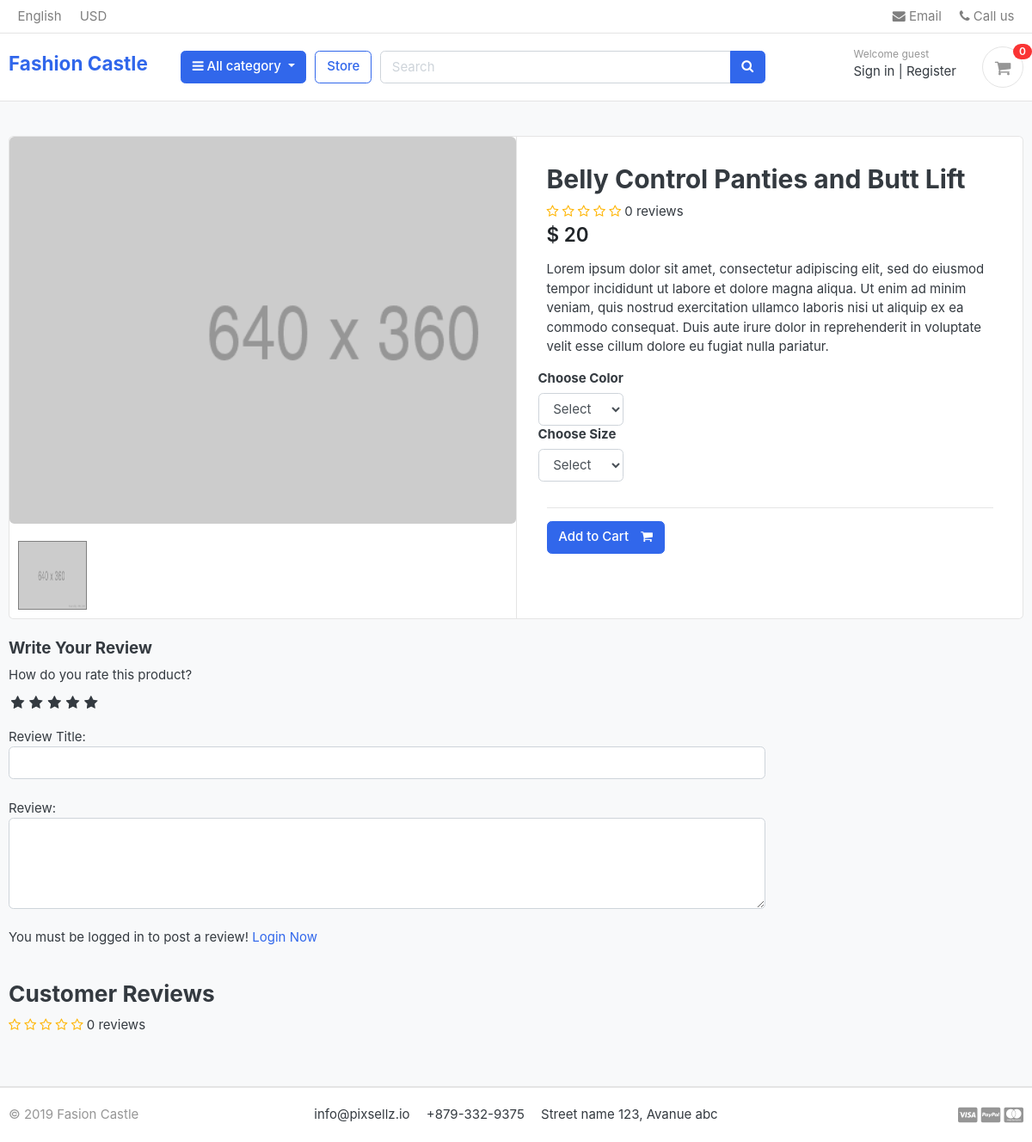
/store/category/body-contouring/belly-control-panties-and-butt-lift/ (signed in), run on an earlier commit of the app's database.
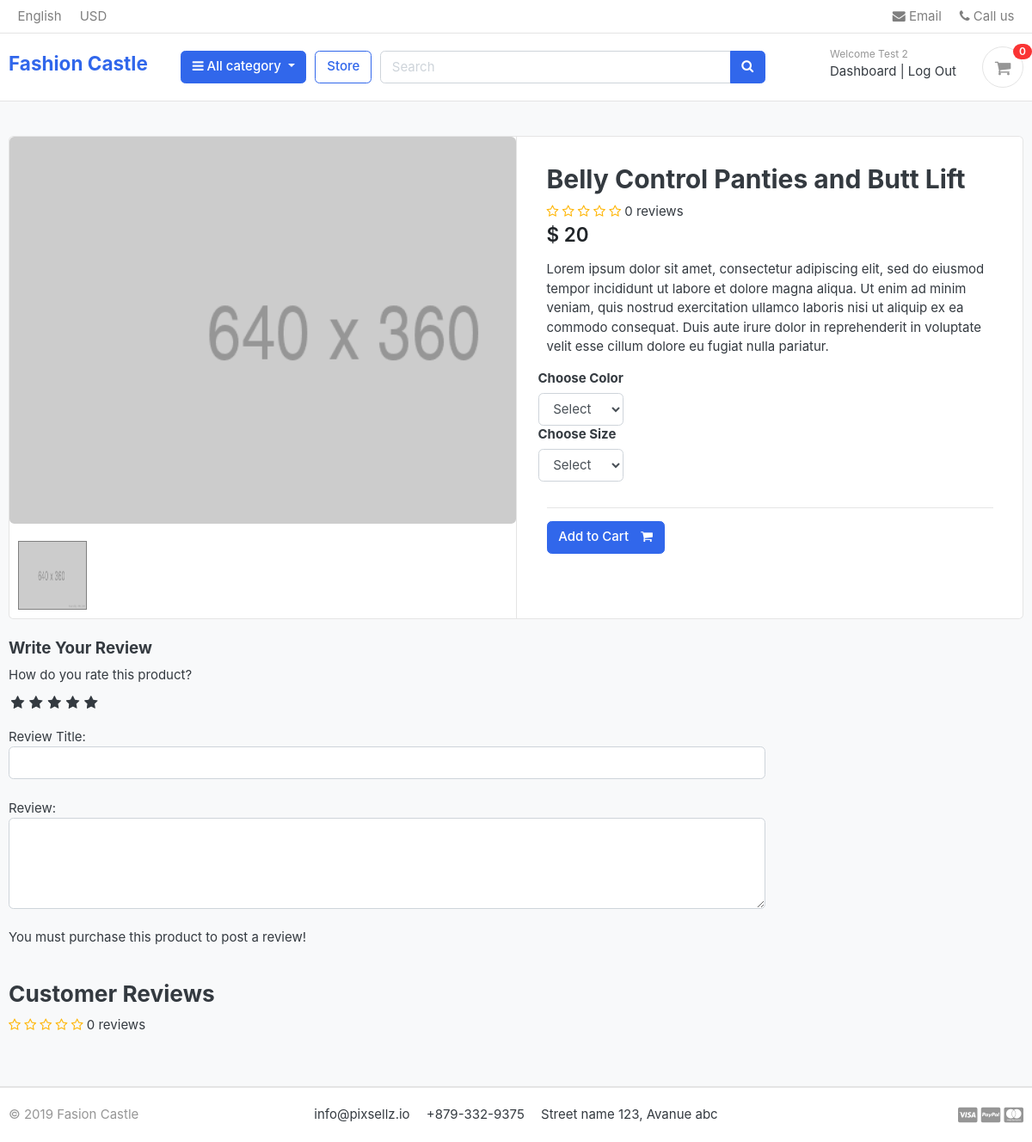
And on a later commit of the database.
### accounts/models.py (models this page shows, shortened)
class Account(AbstractBaseUser):
    first_name      = models.CharField(max_length=50)
    last_name       = models.CharField(max_length=50)
    username        = models.CharField(max_length=50, unique=True)
    email           = models.CharField(max_length=50, unique=True)
    phone_number    = models.CharField(max_length=20, blank=True)
    date_joined     = models.DateTimeField(auto_now_add=True)
    last_login      = models.DateTimeField(auto_now_add=True)
    is_admin        = models.BooleanField(default=False)
    is_staff        = models.BooleanField(default=False)
    is_active       = models.BooleanField(default=False)
    is_superadmin   = models.BooleanField(default=False)
    USERNAME_FIELD = 'email'
    REQUIRED_FIELDS = ['username', 'first_name', 'last_name']
    objects = MyAccountManager()

### store/views.py (the view)
# urls.py: path('category/<slug:category_slug>/<slug:product_slug>/', views.product_detail, name='product_detail'),
def product_detail(request, category_slug,  product_slug):
    try:
        single_product = Product.objects.get(category__slug=category_slug, slug=product_slug)
        in_cart = CartItem.objects.filter(cart__cart_id=_cart_id(request), product=single_product).exists()
    except Exception as e:
        raise e
    if request.user.is_authenticated:
        try:
            orderproduct = OrderProduct.objects.filter(user=request.user, product_id=single_product.id).exists()
        except OrderProduct.DoesNotExist:
            orderproduct = None
    else:
        orderproduct = None
    reviews = ReviewRating.objects.filter(product_id=single_product.id, status=True)
    product_gallery = ProductGallery.objects.filter(product_id=single_product.id)
    context = {
            'single_product': single_product,
            'in_cart'       : in_cart,
            'orderproduct': orderproduct,
            'reviews': reviews,
            'product_gallery': product_gallery,
    }
    return render(request, 'store/product_detail.html', context)

### carts/context_processors.py (called while the page is built)
def counter(request):
    cart_count = 0
    if 'admin' in request.path:
        return {}
    else:
        try:
            cart = Cart.objects.filter(cart_id=_cart_id(request))
            if request.user.is_authenticated:
                cart_items = CartItem.objects.all().filter(user=request.user)
            else:
                cart_items = CartItem.objects.all().filter(cart=cart[:1])
            for cart_item in cart_items:
                cart_count += cart_item.quantity
        except Cart.DoesNotExist:
            cart_count = 0
    return dict(cart_count=cart_count)

### carts/views.py (called while the page is built)
def _cart_id(request):
    cart = request.session.session_key
    if not cart:
        cart = request.session.create()
    return cart

### category/context_processors.py (called while the page is built)
def menu_links(request):
    links = Category.objects.all()
    return dict(links=links)

### category/models.py (called while the page is built)
    def get_url(self):
            return reverse('products_by_category', args=[self.slug])

### store/models.py (called while the page is built)
    def averageReview(self):
        reviews = ReviewRating.objects.filter(product=self, status=True).aggregate(average=Avg('rating'))
        avg = 0
        if reviews['average'] is not None:
            avg = float(reviews['average'])
        return avg

### templates/store/product_detail.html (shortened to what the changed rows need)
{% extends 'base.html' %}
{% load static %}
{% block content %}
<section class="section-content padding-y bg">
    <div class="container">
        <div class="card">
            <div class="row no-gutters">
                <main class="col-md-6 border-left">
                    <form action="{% url 'add_cart' single_product.id %}" method="POST">
                        <article class="content-body">
                            <h2 class="title">{{ single_product.product_name }}</h2>
                        </article>
                    </form>
                </main>
            </div>
        </div>
        <br>
        <div class="row">
            <div class="col-md-9">
                <form action="{% url 'submit_review' single_product.id %}" method="POST">
                    <div>
                        <label>How do you rate this product?</label>
                        <br>
                        <div class="rate">
                            <input type="radio" name="rating" id="rating10" value="5" required /><label for="rating10"
                                title="5"></label>
                            <input type="radio" name="rating" id="rating8" value="4" required /><label for="rating8"
                                title="4"></label>
                            <input type="radio" name="rating" id="rating6" value="3" required /><label for="rating6"
                                title="3"></label>
                            <input type="radio" name="rating" id="rating4" value="2" required /><label for="rating4"
                                title="2"></label>
                            <input type="radio" name="rating" id="rating2" value="1" required /><label for="rating2"
                                title="1"></label>
                        </div>
                        <br>
                        Review Title:
                        <input type="text" class="form-control" name="subject">
                        <br>
                        Review:
                        <textarea name="review" rows="4" class="form-control"></textarea>
                        <br>
                        {% if user.is_authenticated %}
                        {% if orderproduct %}
                        <input type="submit" value="Submit Review" class="btn btn-primary">
                        <br>
                        {% else %}
                        <p>You must purchase this product to post a review!</p>
                        {% endif %}
                        {% else %}
                        <p>You must be logged in to post a review! <span><a href="{% url 'login' %}">Login Now</a></span></p>
                        {% endif %}
                    </div>
                </form>
                <br>
            </div>
        </div>
    </div>
</section>
{% endblock %}

### templates/includes/navbar.html (shortened to what this page needs)
{% load static %}
<header class="section-header">
    <nav class="navbar navbar-sticky p-md-0 navbar-expand-sm navbar-light border-bottom">
        <div class="container">
            <div class="collapse navbar-collapse" id="navbarTop4">
                <ul class="navbar-nav mr-auto">
                    <li class="nav-item dropdown">
                        <a href="#" class="nav-link">   English </a>
                    </li>
                    <li class="nav-item dropdown">
                        <a href="#" class="nav-link"> USD </a>
                    </li>
                </ul>
                <ul class="navbar-nav">
                    <li><a href="#" class="nav-link"> <i class="fa fa-envelope"></i> Email </a></li>
                    <li><a href="#" class="nav-link"> <i class="fa fa-phone"></i> Call us </a></li>
                </ul>
            </div>
        </div>
    </nav>
    <section class="header-main border-bottom">
        <div class="container">
            <div class="row align-items-center">
                <div class="col-lg-2 col-md-3 col-6">
                    <a href="{% url 'home' %}" class="brand-wrap">
                        <h4>Fashion Castle</h4>
                    </a>
                </div>
                <div class="col-lg col-sm col-md col-6 flex-grow-0">
                    <div class="category-wrap dropdown d-inline-block float-right">
                        <button type="button" class="btn btn-primary dropdown-toggle" data-toggle="dropdown">
                            <i class="fa fa-bars"></i> All category
                        </button>
                    </div>
        </div>
        <a href="{% url 'store' %}" class="btn btn-outline-primary">Store</a>
        <div class="col-lg  col-md-6 col-sm-12 col">
            <form action="{% url 'search' %}" class="search">
                <div class="input-group w-100">
                    <input type="text" class="form-control" style="width:60%;" placeholder="Search" name="keyword">
                    <div class="input-group-append">
                        <button class="btn btn-primary" type="submit">
                        <i class="fa fa-search"></i>
                        </button>
                    </div>
                </div>
            </form>
        </div>
        <div class="col-lg-3 col-sm-6 col-8 order-2 order-lg-3">
            <div class="d-flex justify-content-end mb-3 mb-lg-0">
                {% if user.id is None %}
                    <div class="widget-header">
                        <small class="title text-muted">Welcome guest</small>
                        <div>
                            <a href="{% url 'login' %}">Sign in</a> <span class="dark-transp"> | </span>
                            <a href="{% url 'register' %}"> Register</a>
                        </div>
                    </div>
                {% else %}
                    <div class="widget-header">
                        <small class="title text-muted">Welcome {{ user.first_name | capfirst }}</small>
                        <div>
                            <a href="{% url 'dashboard' %}">Dashboard</a> <span class="dark-transp"> | </span>
                            <a href="{% url 'logout' %}">Log Out</a>
                        </div>
                    </div>
                {% endif %}
                    <a href="{% url 'cart' %}" class="widget-header pl-3 ml-3">
                        <div class="icon icon-sm rounded-circle border"><i class="fa fa-shopping-cart"></i></div>
                        <span class="badge badge-pill badge-danger notify">{{cart_count}}</span>
                    </a>
                    </div>
            </div>
            </div>
        </div>
    </section>
    </header>

What changed in the data, as far as the page shows it:
now on this page (row edited): Account: first_name "Test 2"
Also different on the page:
text no longer shown: "Welcome guest Sign in Register You must be logged in to post a review! Login Now"
text now shown: "Welcome Dashboard Log Out You must purchase this product to post a review!"
